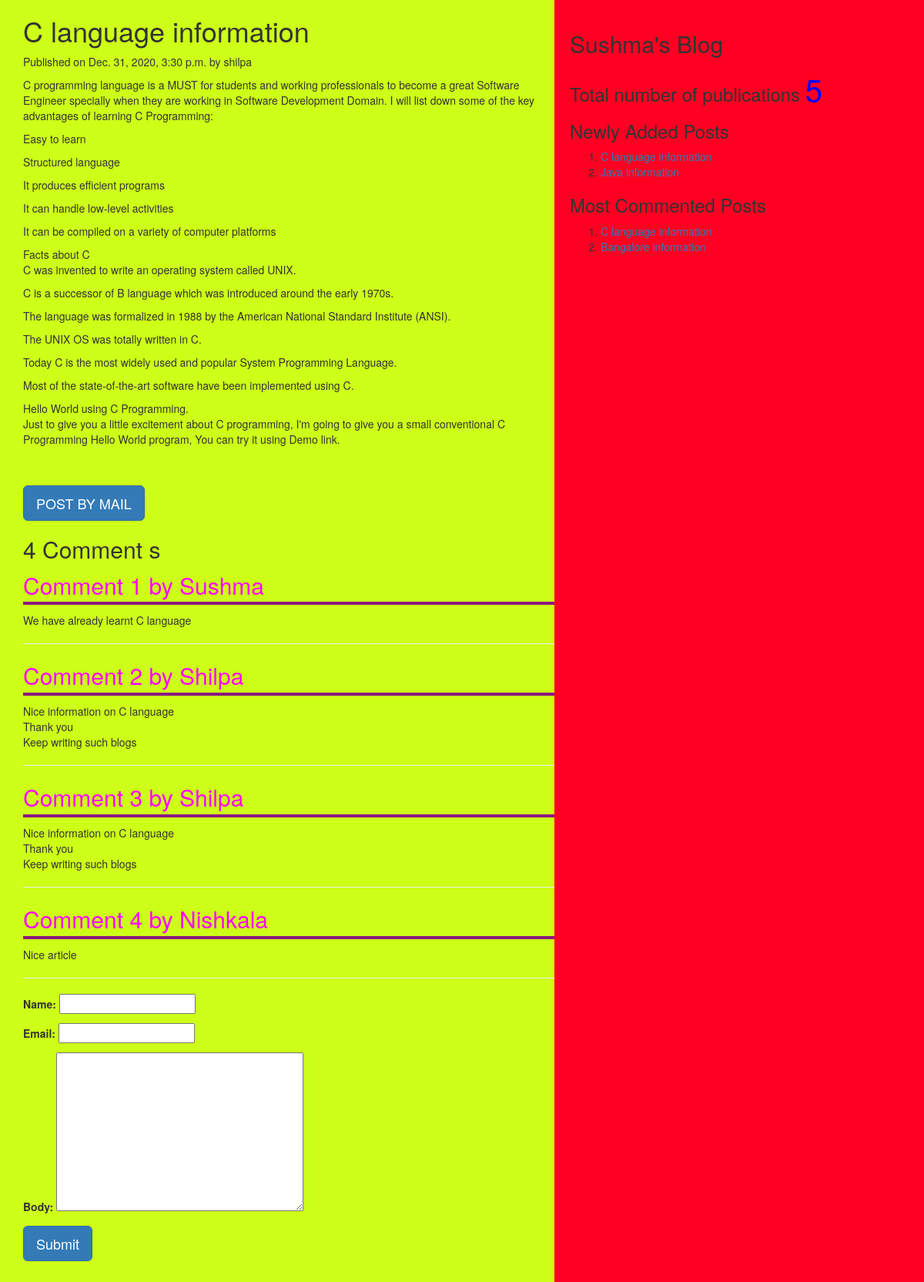
Screenshot of /2020/12/31/c-language-information with the database file from the repository.
### myApp/models.py (models this page shows, shortened)
class Post(models.Model):
    tags=TaggableManager()
    STATUS_CHOICES=(('draft','Draft'),('published','Published'))
    title=models.CharField(max_length=256)
    slug=models.SlugField(max_length=264,unique_for_date='publish')
    author=models.ForeignKey(User,related_name='blog_posts',on_delete=models.CASCADE)
    body=models.TextField()
    publish=models.DateTimeField(default=timezone.now)
    created=models.DateTimeField(auto_now_add=True)
    updated=models.DateTimeField(auto_now=True)
    status=models.CharField(max_length=10,choices=STATUS_CHOICES,default='draft')
    objects=CustomManager()
    class Meta:
        ordering=('-publish',)
    def get_absolute_url(self):
        return reverse('post_detail',args=[self.publish.year,self.publish.strftime('%m'),self.publish.strftime('%d'),self.slug])

class Comment(models.Model):
    post=models.ForeignKey(Post,related_name="comments",on_delete=models.CASCADE)
    name=models.CharField(max_length=40)
    email=models.EmailField()
    body=models.TextField()
    created=models.DateTimeField(auto_now_add=True)
    updated=models.DateTimeField(auto_now=True)
    active=models.BooleanField(default=True)
    class Meta:
        ordering=('created',)

### myApp/views.py (the view, shortened to what this page needs)
# urls.py: url(r'(?P<year>\d{4})/(?P<month>\d{2})/(?P<day>\d{2})/(?P<post>[-\w]+)',views.post_detail_view,name='post_detail'),
def post_detail_view(request,year,month,day,post):
    post=get_object_or_404(Post,slug=post,publish__year=year,publish__month=month,publish__day=day)
    comments=post.comments.filter(active=True)
    csubmit=False
    form=CommentForm()
    d={'post':post,'form':form,'csubmit':csubmit,'comments':comments}
    return render(request,'myApp/post_detail.html',d)

### myApp/forms.py
class CommentForm(forms.ModelForm):
    class Meta:
        model=Comment
        fields=('name','email','body')

### myApp/models.py (called while the page is built)
    def get_queryset(self):
        return super().get_queryset().filter(status='published')

### myApp/templatetags/mytags.py (called while the page is built)
@register.simple_tag
def total_posts():
    return Post.objects.count()

@register.inclusion_tag('myApp/latest_post.html')
def show_latest_posts(count=3):
    latest_posts=Post.objects.order_by('-publish')[:count]
    return {'latest_posts':latest_posts}

@register.simple_tag
def get_most_commented_posts(count=2):
    return Post.objects.annotate(total_comments=Count('comments')).order_by('-total_comments')[:count]

### templates/myApp/post_detail.html (shortened to what this page needs)
<html>
    {%extends 'myApp/parent.html'%}
        {%block content_block%}
        <h1>{{post.title}}</h1>
        <p>Published on {{post.publish}} by {{post.author}}</p>
        {{post.body|linebreaks}}<br><br>
        <a href="/{{post.id}}/share" class='btn btn-lg btn-primary'>POST BY MAIL</a>
        {%with comments.count as comments_count%}
        <h2>{{comments_count}} Comment {{comments_count|pluralize}}</h2>
        {%endwith%}
        {%if comments%}
         {%for c in comments%}
         <p style="color:magenta;font-size:30px;font-style:bold;border-bottom:4px #8a1880 solid;">Comment {{forloop.counter}} by {{c.name}} </p>
         <div>{{c.body|linebreaks}}</div>
         <hr>
         {%endfor%}
         {%else%}
         <p>There are no comments</p>
        {%endif%}
        {%if csubmit%}
        <h2>Thank you...Your comment has been added successfully</h2>
        {%else%}
        <form method="post">
            {{form.as_p}}
            <input type="submit" class="btn btn-lg btn-primary" value="Submit">
        </form>
        {%endif%}
        {%endblock%}

### templates/myApp/parent.html (shortened to what this page needs)
<html>
    {%load mytags%}
    <head>
        <link rel="stylesheet" href="https://maxcdn.bootstrapcdn.com/bootstrap/3.3.7/css/bootstrap.min.css">
    </head>
    <body>
        <div class="content" style="width:60%;float:left;background-color:rgba(200, 255, 0, 0.904);height:300%;padding:0 0 0 30px">
            {%block content_block%}
            {%endblock%}
        </div>
        <div class="sidebar" style="width:40%;float:right;background-color:rgb(255, 0, 34);height:300%;padding:20px">
            <h2>Sushma's Blog</h2>
            <h3>Total number of publications
                <span style="color:blue;font-size:40px">
                {%total_posts%} </span>
                <h3>Newly Added Posts</h3>
                {%show_latest_posts 2%}
                <h3>Most Commented Posts</h3>
                {%get_most_commented_posts as m%}
                <ol>
                    {%for post in m%}
                    <li>
                        <a href="{{post.get_absolute_url}}">{{post.title}}</a>
                    </li>
                    {%endfor%}
                </ol>
            </h3>
        </div>
    </body>
</html>

### templates/myApp/latest_post.html
<html>
    <body>
        <ol>
        {%for post in latest_posts%}
        <li>
            <a href="{{post.get_absolute_url}}">{{post.title}}</a>
        </li>
        {%endfor%}
        </ol>
    </body>
</html>

### rows the page displays
Post: title "C language information", publish "Dec. 31, 2020, 3:30 p.m.", author "shilpa", body "C programming language is a MUST for students and working professionals to become a great Software Engineer specially when they are working in Software Development Domain. I will list down some of the key advantages of learning C Programming: Easy to learn Structured language It produces efficient programs It can handle low-level activities It can be compiled on a variety of computer platforms Facts about C C was invented to write an operating system called UNIX. C is a successor of B language which was introduced around the early 1970s. The language was formalized in 1988 by the American National Standard Institute (ANSI). The UNIX OS was totally written in C. Today C is the most widely…"
Comment: name "Sushma", body "We have already learnt C language"
Comment: name "Shilpa", body "Nice information on C language Thank you Keep writing such blogs"
Comment: name "Shilpa", body "Nice information on C language Thank you Keep writing such blogs"
Comment: name "Nishkala", body "Nice article"
Post: title "Java information"
Post: title "Bangalore information"

### other values shown
{{ comments_count }} "4"
